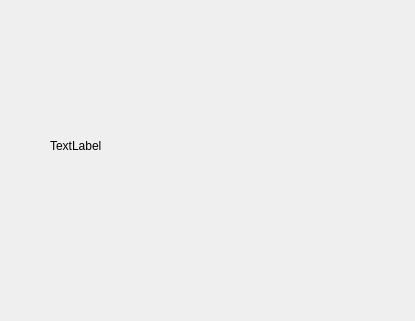
<?xml version="1.0" encoding="UTF-8"?>
<ui version="4.0">
 <class>picwin</class>
 <widget class="QWidget" name="picwin">
  <property name="geometry">
   <rect>
    <x>0</x>
    <y>0</y>
    <width>415</width>
    <height>321</height>
   </rect>
  </property>
  <property name="windowTitle">
   <string>picwin</string>
  </property>
  <widget class="QLabel" name="label">
   <property name="geometry">
    <rect>
     <x>50</x>
     <y>30</y>
     <width>281</width>
     <height>231</height>
    </rect>
   </property>
   <property name="text">
    <string>TextLabel</string>
   </property>
  </widget>
 </widget>
 <resources/>
 <connections/>
</ui>
